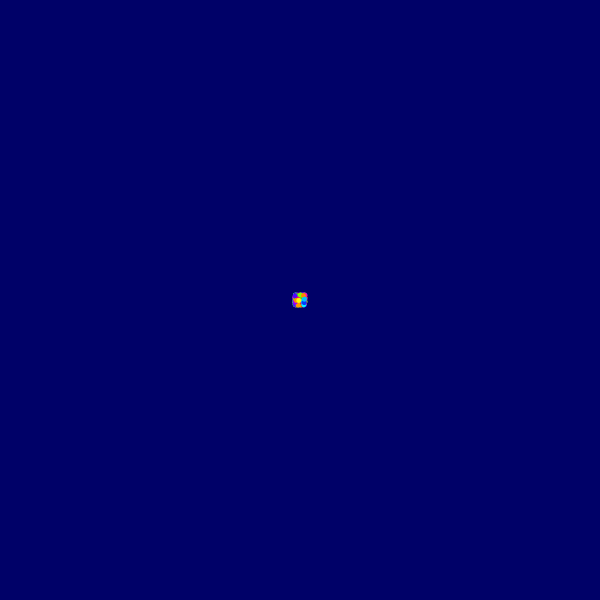
Frame 1 (no input)
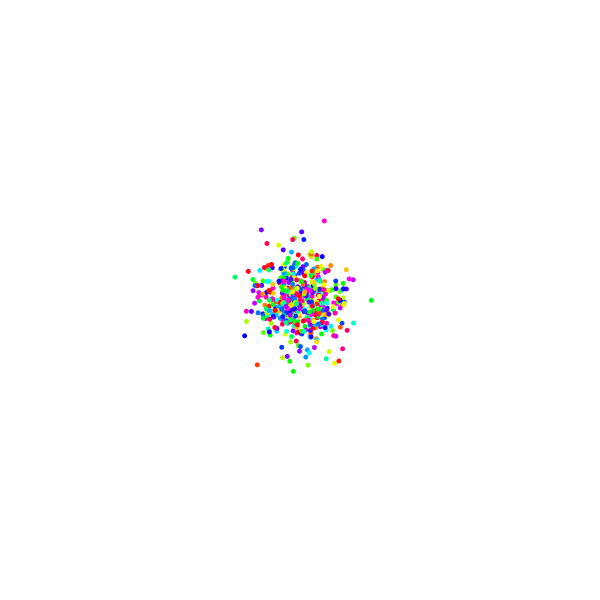
Frame 60 (the mouse pressed at the canvas centre just before this capture)
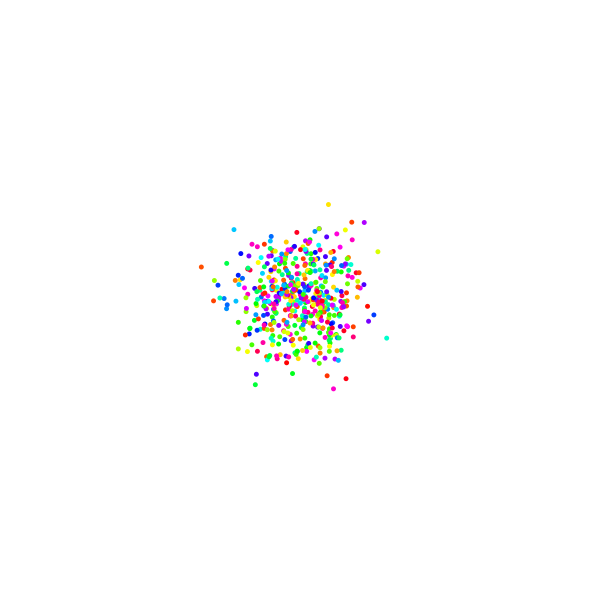
Frame 120 (the mouse held since frame 60 and released just before this capture)

The Processing sketch that drew these frames (run headless with seeded random() and noise(); from frame 60 on, the mouse is pressed at the canvas centre):

// Processing sketch: agent_crowd
// ── agent_crowd.pde
float x = 300;
float y = 300;
dot dots[];
int num = 500;

class dot{
  private float x;
  private float y;
  
  dot(float a, float b){
    x = a;
    y = b;
  }
  
  public void setDot(float x, float y){
    this.x = x;
    this.y = y;
  }
}

void setup() {
  size(600, 600);
  background(255);
  noStroke();
  dots = new dot[num];
  for(int i=0;i<num;i++){
    dot d = new dot(300, 300);
    dots[i] = d;
   }
  
}


void draw() {
  background(360);
  for(int i=0;i<dots.length;i++){
    float r1 = random(-5, 5);
    float r2 = random(-5, 5);
    float new_x = dots[i].x + r1;
    float new_y = dots[i].y + r2;
    
    colorMode(HSB, 360, 100, 100);
    float col = random(360);
    fill(col, 100, 100);
    ellipse(new_x, new_y, 5, 5);
    dots[i].setDot(new_x, new_y);
  }
}
